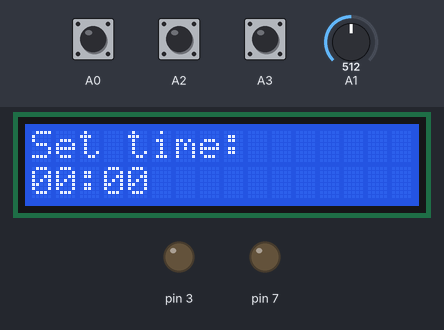
The sketch below on a simulated Arduino Uno, built with avr-gcc and run on an emulated ATmega328P. On the bench: 16×2 character LCD, output pins drawn as LEDs (lit = HIGH). The test bench sets the inputs (shaded band); at power-on: A0 HIGH, A1 = 512, A2 HIGH, A3 HIGH. The local clock reads 2024-03-15 10:24:30 at power-on unless the sketch sets it; what the sketch prints to the serial monitor is not drawn.

Above: at 2.8 s.
2.9 s: A0 pulled LOW for 1 s
At 4.2 s:
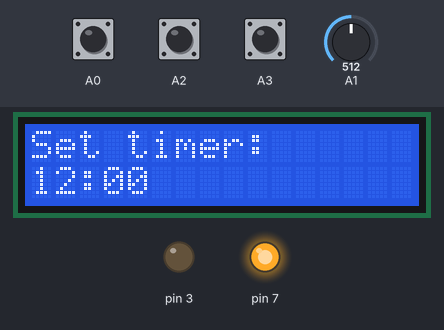
5.4 s: A0 pulled LOW for 0.15 s
At 6.8 s:
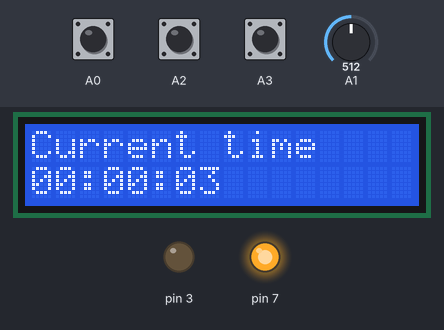
8.5 s: A1 set to 586
10.5 s: A1 set to 618
At 11.8 s:
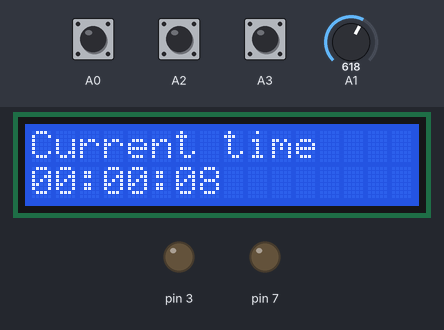
13.5 s: A0 pulled LOW for 0.15 s
At 14.6 s:
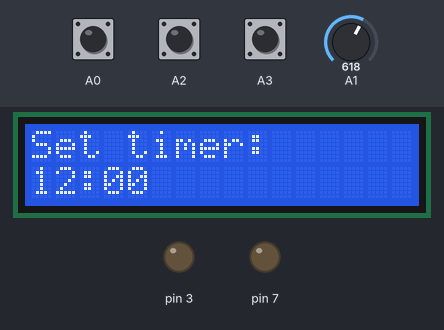
15.1 s: A2 pulled LOW for 0.15 s
At 15.8 s:
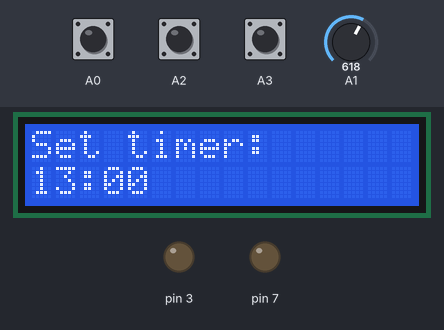
Timing chart, 0 to 17.7 s (numbered marks = the images above; inputs shaded):
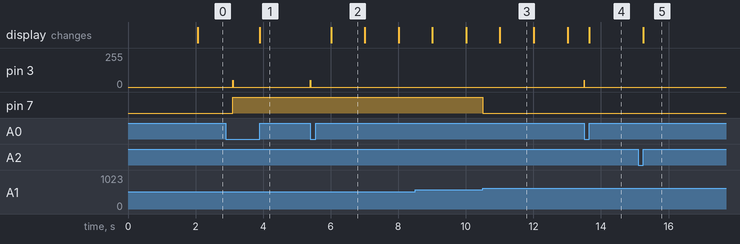

Measured:
- the behaviour switches between 599 and 600 on A1 (found by bisection; images 2 and 3)
- after the input at 2.9 s, pin 3: 0/255 → 50/255 after 0.21 s, → 0/255 0.01 s later; pin 7: LOW → HIGH after 0.21 s; the display: changes after 1.0 s (image 1)
- after the input at 5.4 s, pin 3: 0/255 → 50/255 at once, → 0/255 0.01 s later; the display: changes after 0.61 s (image 2)
- after the input at 10.5 s, pin 7: HIGH → LOW at once
- after the input at 13.5 s, pin 3: 0/255 → 50/255 at once, → 0/255 0.01 s later; the display: changes after 0.15 s (image 4)
- after the input at 15.1 s, the display: changes after 0.15 s (image 5)
- what the display in image 2 shows lasts 1.0 s, from 6.0 s to 7.0 s

The sketch:

sketch_mar21a.ino
```cpp
/*------------------------------------------------------------------------*/
// ИТА ЮФУ, ИКТИБ, Кафедра МОП ЭВМ, Группа КТбо3-7
// Разработчики: Иванов Д.А , Тесленко Г.Ю.
// Дата последней модификации: 05.04.2019
// Назначение модуля: Программная часть программно-аппаратной системы,
// реализующей функционал будильника с возможностью установки и
// отображения времени, а также включающей в себя систему автоматического освещения.
//
// Copyright (c) 2019-2019
//
// Дается разрешение на бесплатное использование, копирование, распостранение, модификацию и другие действия с
// данным программным обеспечением и любыми его компонентами, а также связанными с ними документами любому лицу.
// Программное обеспечение предоставляется без какого-либо вида гарантии.
// Авторы программного обеспечения не являются ответсвенными за несанкционированные действия и нанесенный урон,
// являющиеся поледствием использования данного программного обеспечения и любых его компонентов.
/*------------------------------------------------------------------------*/

/*----Подключение библиотек----*/
#include <iarduino_RTC.h>
#include <LiquidCrystal.h>
/*----Глобальные переменные----*/
int mins =0;
int hours = 0;
boolean hour_flag =0;
boolean mins_flag =0;
boolean alarm_set_flag =0;
boolean setter_flag =0;
/*----Инициализация Часов РВ----*/
iarduino_RTC time(RTC_DS3231);
/*----Инициализация ЖК дисплея----*/
LiquidCrystal lcd(13,12,11,10,9,8);

/*----Setup----*/
/*--Автор: Иванов Д.А.--*/
void setup() {

/*----Установка режима работы пина----*/
  pinMode(7,OUTPUT);
  pinMode(3,OUTPUT);
  pinMode(A1,INPUT);
  pinMode(A3,INPUT_PULLUP);
  pinMode(A2,INPUT_PULLUP);
  pinMode(A0,INPUT_PULLUP);
/*----Инициализация последовательного соединения----*/
/*----9600 - Скорость передачи----*/
  Serial.begin(9600);
/*----Включение Дисплея----*/
  lcd.begin(16,2);
  lcd.print("Hello User,");
  lcd.setCursor(0,1);
  lcd.print("Have a nice day!");
  delay(2000);
  lcd.clear();
  lcd.print("Set time:");
  printTime();
/*----Установка начального времени----*/
  while(digitalRead(A0)){
    timeSetter(false);
  }
  delay(200);
/*----Запуск Часов РВ----*/
  time.begin();
/*----Установка выбранного времени----*/
  time.settime(0,mins,hours);
  hours =12;
  mins =0;
}

/*----Основной цикл----*/
/*--Автор: Тесленко Г.Ю.--*/
void loop() {
/*----Вывод времени на дисплей каждую секунду----*/
  if(millis()%1000==0){
      if(alarm_set_flag == 0){
        lcd.clear();
        lcd.print("Current time");
        lcd.setCursor(0,1);
        lcd.print(time.gettime("H:i:s"));
      }
      delay(1);
   }

/*----Проверка будильника----*/
  checkTime();

/*----Опрос фоторезистора----*/
  int raw = analogRead(A1);
/*----Включение/выключение освещения----*/
  if(raw<600){
     digitalWrite(7,HIGH);
  }
  else{
     digitalWrite(7,LOW);
  }

/*----Опрос кнопок----*/

  boolean buttonSetTime = !digitalRead(A0);
/*----Кнопка переключения режима----*/
  if(buttonSetTime ==1 && setter_flag  ==0){
    setter_flag =1;
    analogWrite(3,50);
    delay(10);
  }
  if(buttonSetTime ==0 && setter_flag ==1){
    setter_flag =0;
    if(alarm_set_flag == 0){
      alarm_set_flag =1;
      Serial.println("Entering alarm set mode");
      if(alarm_set_flag ==1){
      lcd.clear();
      lcd.print("Set timer:");
      printTime();
      }
    }
    else{
      alarm_set_flag =0;
      Serial.println("Leaving alarm set mode");
    }
    analogWrite(3,0);
    delay(10);
  }

/*----Кнопки часов и минут работают только в режиме установки будильника----*/
  if(alarm_set_flag == 1){
/*----Установка часов----*/
    timeSetter(true);
  }
}

/*-------Блок функций-------*/

/*----Проверка нажатия на кнопки---*/
/*--Автор: Иванов Д.А.--*/
void timeSetter(bool isTimer){
    boolean buttonHour = !digitalRead(A2);
    boolean buttonMin = !digitalRead(A3);
/*----Установка часов----*/
    if(buttonHour ==1 && hour_flag  ==0){
      hour_flag =1;
      delay(10);
    }
    if(buttonHour ==0 && hour_flag ==1){
      hour_flag =0;
      updateHours();
      lcd.clear();
      if(isTimer == true){
        lcd.print("Set timer:");
      }
      else{
        lcd.print("Set time:");
      }
      printTime();
      delay(10);
    }
/*----Установка минут----*/
    if(buttonMin ==1 && mins_flag  ==0){
      mins_flag =1;
      delay(10);
    }
    if(buttonMin ==0 && mins_flag  ==1){
      mins_flag =0;
      updateMins();
      lcd.clear();
      if(isTimer == true){
        lcd.print("Set timer:");
      }
      else{
        lcd.print("Set time:");
      }
      printTime();
      delay(10);
    }
}

/*-------Вывод времени в режиме настройки-------*/
/*--Автор: Иванов Д.А.--*/
void printTime(){
  lcd.setCursor(0,1);
  if(hours<10){
    lcd.print("0");
  }
  lcd.print(hours);
  lcd.print(":");
  if(mins<10)
  {
    lcd.print("0");
  }
  lcd.print(mins);
}

/*----Инкремент часов----*/
/*--Автор: Тесленко Г.Ю.--*/
void updateHours(){
  hours++;
  if(hours == 24){
    hours =0;
  }
}

/*----Инкремент минут----*/
/*--Автор: Тесленко Г.Ю.--*/
void updateMins(){
  mins++;
  if(mins == 60){
    mins =0;
    updateHours();
  }
}

/*----Проверка времени будильником----*/
/*--Автор: Тесленко Г.Ю.--*/
void checkTime(){
  /*----Включение звука на 10 секунд----*/
  if(time.Hours == hours && time.minutes == mins && time.seconds <=10){
    analogWrite(3,50);
  }
  else{
    analogWrite(3,0);
  }
}
```
